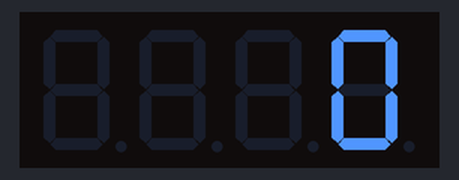
Simulated run of this sketch. Board: Arduino Uno, built with avr-gcc and run on an emulated ATmega328P. Shown: 4-digit seven-segment display.

Above: at 0.17 s.
At 4.84 s:
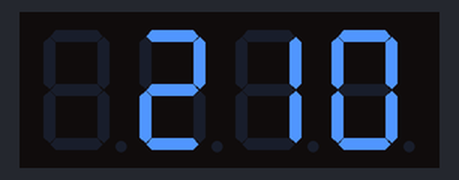
At 9.81 s:
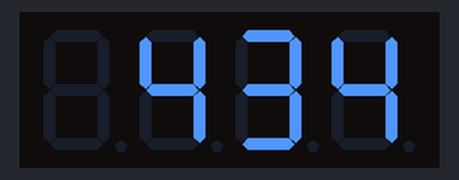
At 19.77 s:
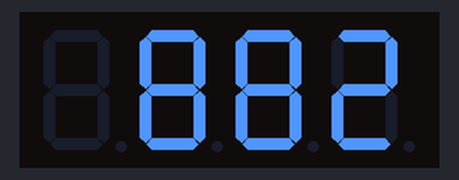
At 29.72 s:
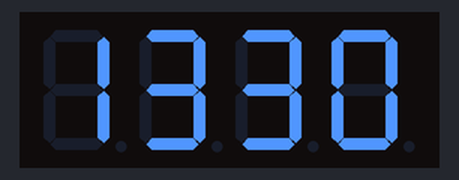
At 39.68 s:
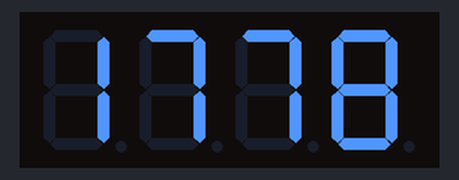

The sketch:

TM1637Display.ino
```cpp
/* TM1637_4_Digit_Display_Basics.ino
The purpose of this sketch is to provide the basic
structure for using the TM1637 based 4-Digit Displays
like the Grove 4 digit display or other equivalents
available through the likes of www.dx.com.

This makes use of the TM1637Display library developed by avishorp.
https://github.com/avishorp/TM1637

This has been developed to run on any Arduino.

Pin assignments are:
CLK - D9
DIO - D8
5V or 3.3V supply to Display
GND to Display

The operation is very simple.  The sketch initialises the display
and then steps through the loop incrementing the value of a
variable which is then displayed on the 4-Digit display.
Essentially it is the most basic function you would want from
such a display.  If you want more sophisticated functionality
then use the example that ships with the library.

*/

#include <TM1637Display.h>

const int CLK = 9; //Set the CLK pin connection to the display
const int DIO = 8; //Set the DIO pin connection to the display


int NumStep = 0;  //Variable to interate

TM1637Display display(CLK, DIO);  //set up the 4-Digit Display.

void setup()
{
  display.setBrightness(0x0a);  //set the diplay to maximum brightness
}


void loop()
{
  for(NumStep = 0; NumStep < 9999; NumStep++)  //Interrate NumStep
  {
    display.showNumberDec(NumStep); //Display the Variable value;
    delay(1);  //A half second delay between steps.
  }
}
```
